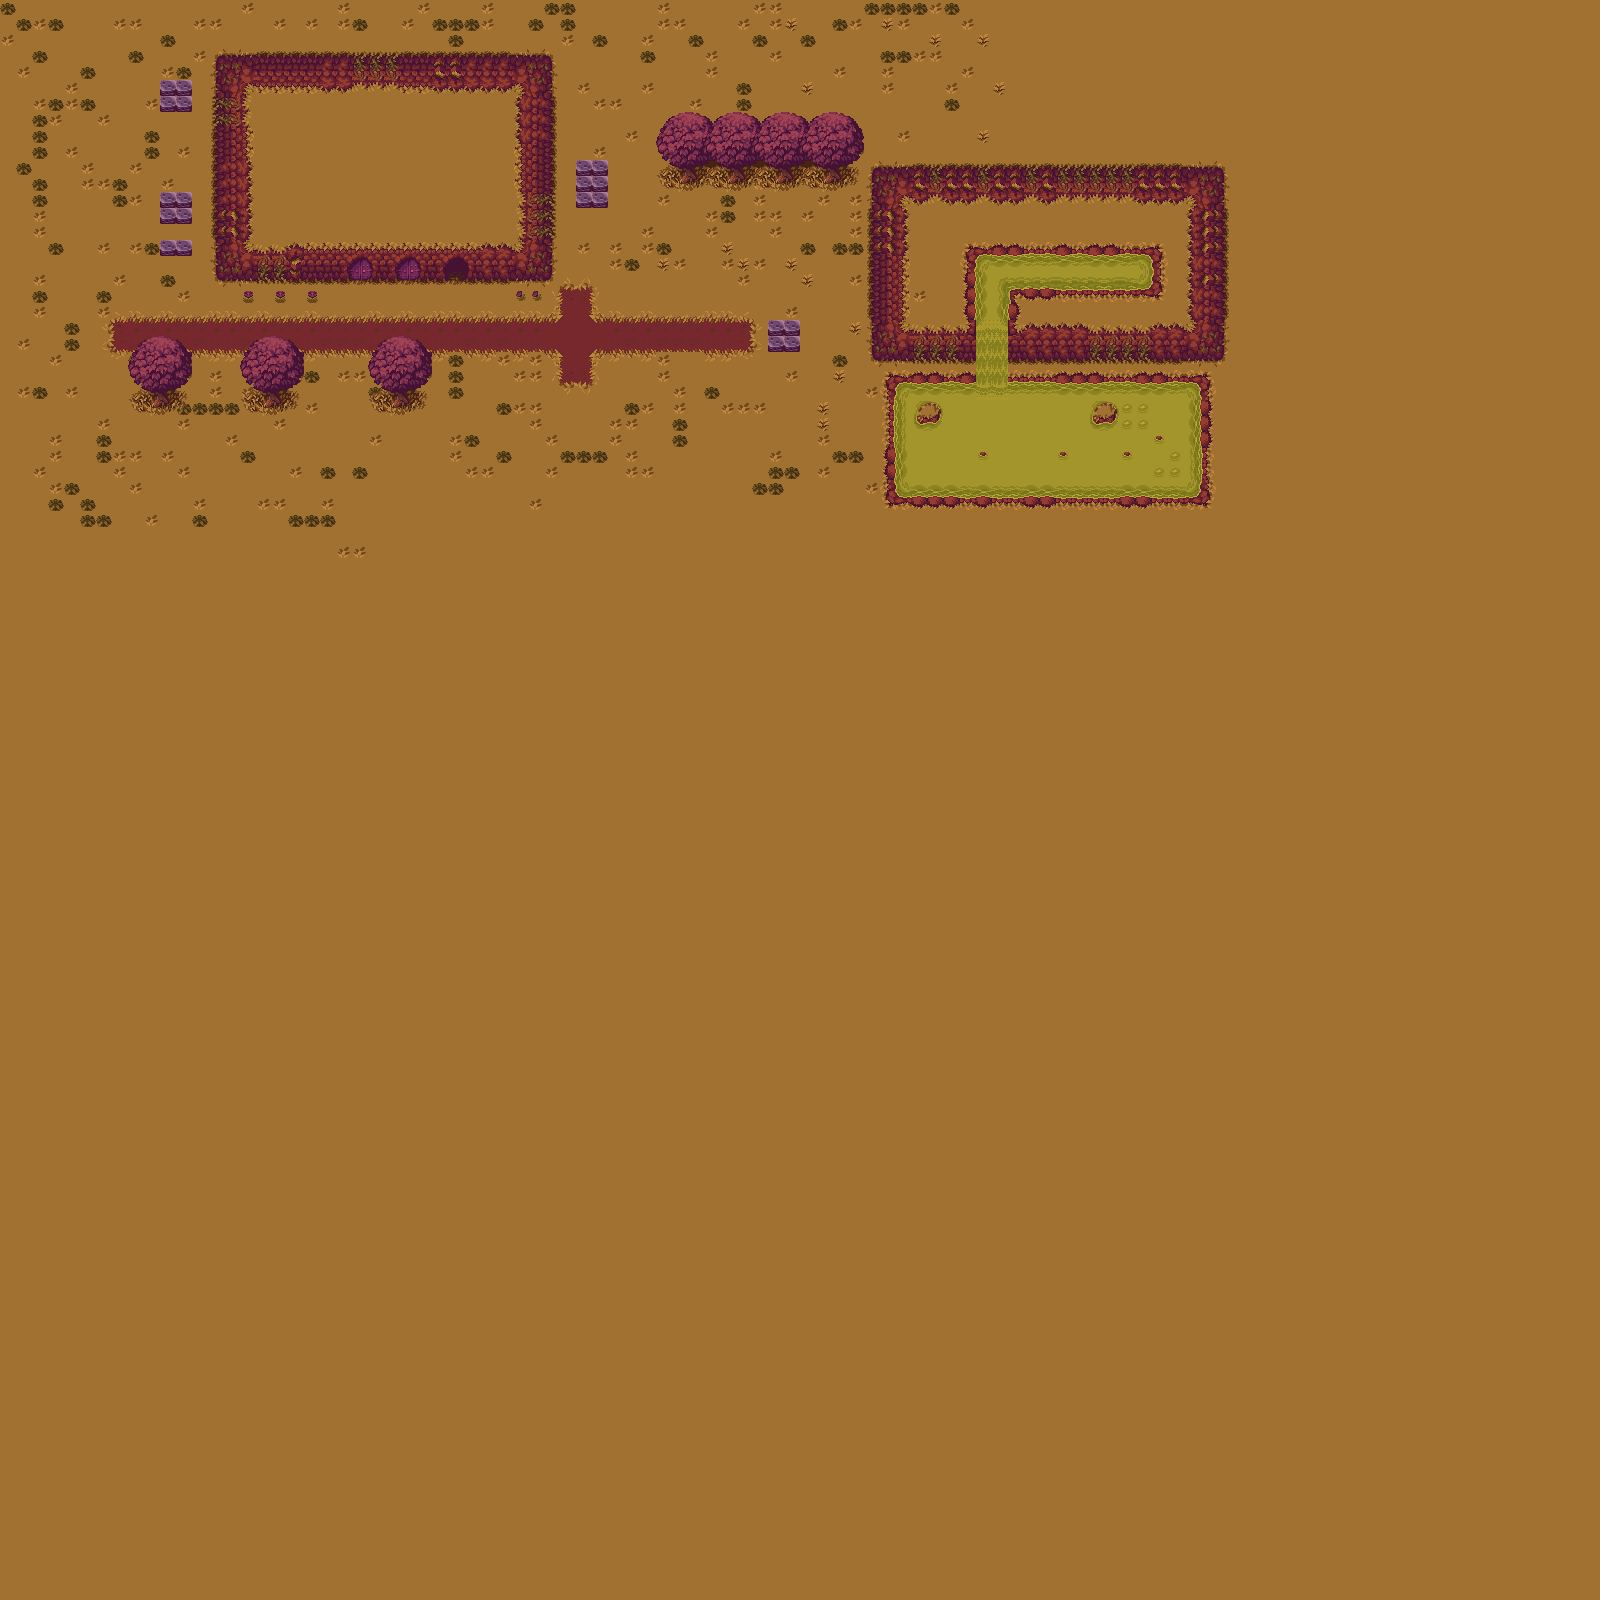

Below is a game level as drawn by its tile map, then a one-line description and the .tmx that defines it (tile-layer data replaced by summaries):
An orthogonal 100x100 tile map with 16x16 px tiles, 4 tile layers (Ground Layer 1, Ground Layer 2, Dynamic Layer 1, Fringe Layer), 2 tilesets and 5 objects (2x Mole, 2x Coin, Player).

<map version="1.8" tiledversion="1.8.1" orientation="orthogonal" renderorder="right-down" width="100" height="100" tilewidth="16" tileheight="16" infinite="0" nextlayerid="11" nextobjectid="9">
 <tileset firstgid="1" source="tileset.tsx" />
 <tileset firstgid="1089" source="simplewater.tsx" />
 <layer id="6" name="Ground Layer 1" width="100" height="100">
  <data>[10000 cells, 10000 non-empty, 157 distinct tile ids]</data>
 </layer>
 <layer id="7" name="Ground Layer 2" width="100" height="100">
  <data>[10000 cells, 490 non-empty, 131 distinct tile ids]</data>
 </layer>
 <layer id="10" name="Dynamic Layer 1" width="100" height="100">
  <data>[10000 cells, 1 non-empty, 1 distinct tile ids]</data>
 </layer>
 <objectgroup id="9" name="Object Layer 1">
  <object id="4" type="Player" x="360" y="296">
   <properties>
    <property name="FaceDirection" value="Down" />
   </properties>
   <point />
  </object>
  <object id="5" type="Mole" x="176" y="140">
   <properties>
    <property name="FaceDirection" value="Down" />
   </properties>
   <point />
  </object>
  <object id="6" type="Mole" x="144" y="220">
   <properties>
    <property name="FaceDirection" value="Right" />
   </properties>
   <point />
  </object>
  <object id="7" type="Coin" x="742.667" y="328">
   <point />
  </object>
  <object id="8" type="Coin" x="742.667" y="344.667">
   <point />
  </object>
 </objectgroup>
 <layer id="8" name="Fringe Layer" width="100" height="100">
  <data>[10000 cells, 75 non-empty, 23 distinct tile ids]</data>
 </layer>
</map>
